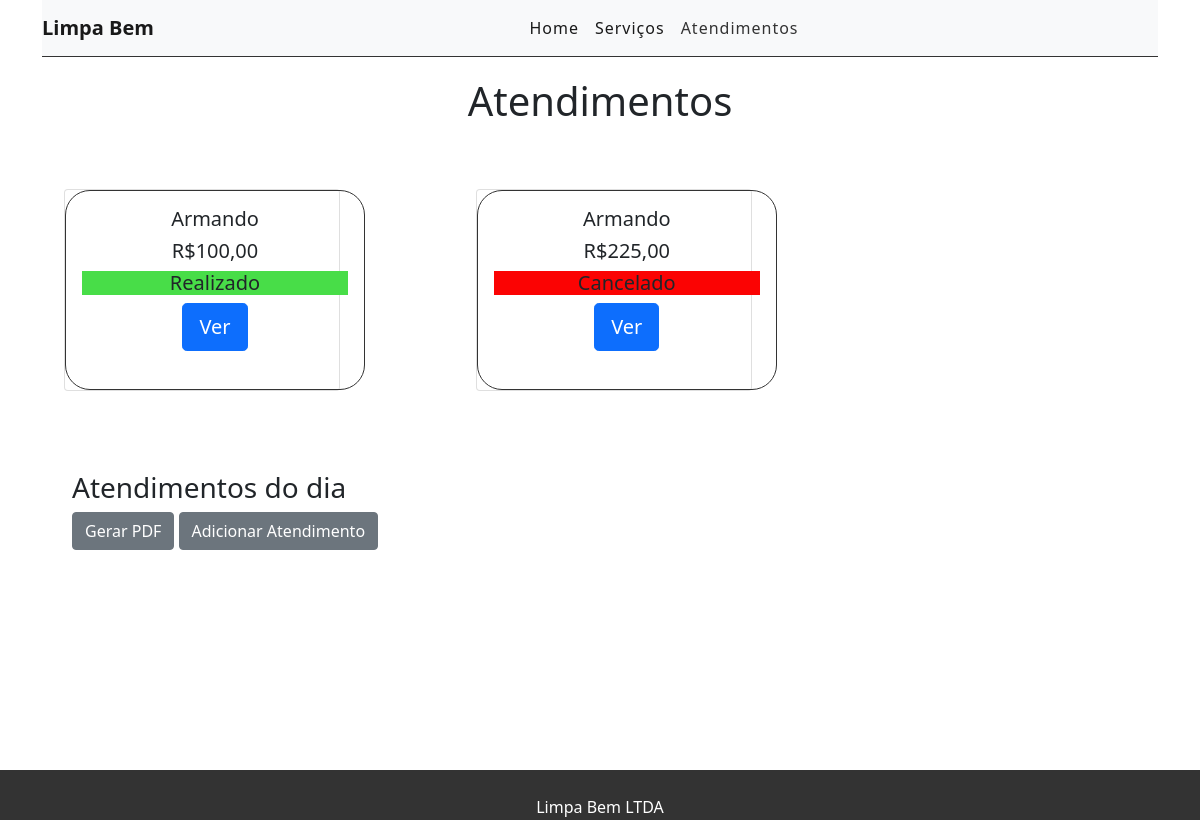
Page /atendimentos/ (signed in) on the committed database.
### atendimentos/models.py (models this page shows, shortened)
class Atendimento(models.Model):
    servico = models.ForeignKey(Servico, on_delete = models.CASCADE)
    atendente = models.ForeignKey(
                                settings.AUTH_USER_MODEL, on_delete=models.CASCADE,
                                limit_choices_to={'groups__name': 'Atendente'}, related_name='Atendente')
    helper = models.ForeignKey(
                                settings.AUTH_USER_MODEL, on_delete=models.CASCADE,
                                limit_choices_to={'groups__name': 'Helper'},  related_name='Helper')
    FORMA_PAGAMENTO = (
        ('D', 'Dinheiro'),
        ('P', 'PIX'),
        ('CD', 'Cartao Débito'),
        ('CC', 'Cartao Crédito')
    )
    formapgto = models.CharField(max_length= 2, choices=FORMA_PAGAMENTO,
                                    blank= False, null= False,
                                    default= 'D')
    GERENTE_DESCONTO = (
        ('S', 'Sim'),
        ('N', 'Não')
    )
    gerente_desc = models.CharField(max_length= 1,
                                    choices=GERENTE_DESCONTO, blank=False,
                                    null=False, default='N')
    valor = models.DecimalField(max_digits=10, decimal_places=2,
                                editable=False, default= 0.0)
    data_atendimento = models.DateTimeField(auto_now_add= True)
    data_agendada = models.DateTimeField(auto_now_add = False,
                                        blank= False, null= False)
    SITUACAO = (
        ('P', 'Pendente'),
        ('R', 'Realizado'),
        ('C', 'Cancelado')
    )
    situacao = models.CharField(max_length=1, choices=SITUACAO,
                                blank=False, null=False,
                                default='P')
    def get_situacao_display(self):
        return dict(self.SITUACAO)[self.situacao]
    cliente = models.ForeignKey(Cliente, on_delete= models.CASCADE)

### clientes/models.py (models this page shows, shortened)
class Cliente(models.Model):
    nome = models.CharField(max_length= 255)
    telefone = models.CharField(max_length= 25)
    endereco = models.CharField(max_length=255)

### atendimentos/views.py (the view)
# urls.py: path('', views.verAtendimentos, name='url_atendimentos'),
@login_required
def verAtendimentos(request):
    data = {}
    atendimento = Atendimento.objects.all().order_by('id')
    for atend in atendimento:
        if atend.gerente_desc == 'S':
            atend.valor = atend.valor - (atend.valor * 10/100)
    data['atendimento'] = atendimento
    return render(request, 'atendimentos.html', data)

### atendimentos/templates/atendimentos.html (shortened to what this page needs)
{% extends 'base.html' %}
{% block content %}
     <div class="title">
        <h1>Atendimentos</h1>
     </div>
<div class="servicos">
    <div class="row">
        {% for atendimentos in atendimento %}
        <div class="col-sm-6">
            <div class="card">
                <a href="" style="text-decoration: none; color: inherit;">
                    <div class="card-body" style="text-align: center; border: 1px solid #333;">
                        <h5 class="card-title">{{ atendimentos.cliente.nome }}</h5>
                        <h5 class="card-title">R${{ atendimentos.valor }}</h5>
                        {% if atendimentos.situacao == 'P' %}
                        <h5 class="card-title" style="background-color: #e8d61a;">{{ atendimentos.get_situacao_display }}</h5>
                        {% elif atendimentos.situacao == 'R' %}
                        <h5 class="card-title" style="background-color: #48dd48;">{{ atendimentos.get_situacao_display }}</h5>
                        {% else %}
                        <h5 class="card-title" style="background-color: #fb0303;">{{ atendimentos.get_situacao_display }}</h5>
                        {% endif %}
                        <a href="{% url 'url_ver-atendimento' atendimentos.id %}" class="btn btn-primary btn-lg">Ver</a>
                    </div>
                </a>
            </div>
        </div>
         {% endfor%}
    </div>
</div>
    <div class="atendimentos">
    <h3>Atendimentos do dia</h3>
    <a href="gerar-pdf/"><button type="button" class="btn btn-secondary">Gerar PDF</button></a>
    <a href="{% url 'url_adicionar-atendimentos' %}"><button type="button" class="btn btn-secondary">Adicionar Atendimento</button></a>
    </div>
{% endblock %}

### static/css/style.css (style rules this page uses)
* { padding: 0; }
html, body { height: 100%; margin: 0; }
a { text-decoration: none; color:inherit; }
div.row { margin-left: 10px; padding: 0; }
.title { text-align: center; }
.col-sm-6 { text-align: center; margin-top: 5%; margin-right: 10%; width: 300px; }
.card-body { width: 300px; height: 200px; border: 1px solid #333; border-radius: 25px; border-width: 3px; }
.atendimentos { text-align: start; padding-top: 50px; margin-left: 10px; margin: 30px; }

### rows in the picture
Atendimento: cliente.nome "Armando", valor "100,00", situacao "Realizado"
Atendimento: cliente.nome "Armando", valor "225,00", situacao "Cancelado"
